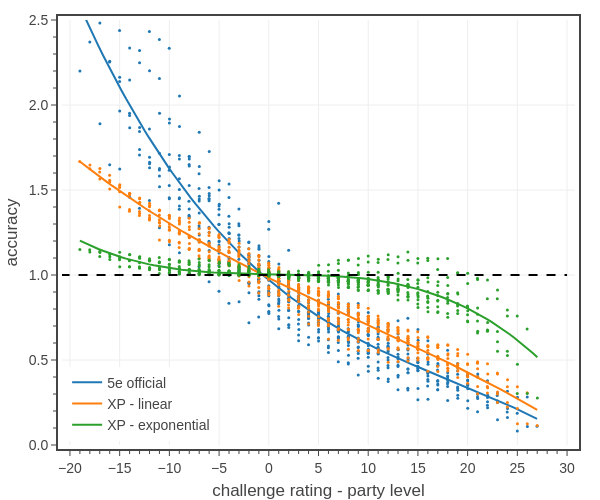

Source (notebook cell):
### Code cell
# Fig. 4: plots XP accuracy vs level for encounter with a single monster
import pandas as pd

# pc stats
pc_data_file = f'../../_classes/xp-and-player-characters/pc data - Medium 2 short rests.json'
dfP = load_pc_data(pc_data_file, ['class','level','hit points mean','hit points multiplier','damage per round mean','attack bonus','armor class'])
dfP['adj hit points mean'] = dfP['hit points mean']*dfP['hit points multiplier']
dfP = dfP.rename({'adj hit points mean': 'adj HP', 'damage per round mean': 'adj DPR', 'attack bonus': 'adj AB', 'armor class': 'adj AC'}, axis=1)
dfP['Encounter XP'] = dfP.apply(lambda row: ENCOUNTER_DIFFICULTIES['Very Deadly']['XP'][row['level']-1], axis=1)
dfP = dfP[['level','adj HP','adj DPR','adj AC','adj AB','Encounter XP']].groupby(['level']).mean()

# monster stats
dfM = pd.read_csv('../../assets/data/monsters-2014.csv')
dfM['adj AC']  = 0.5*(dfM['adj AC'] + dfM['adj SB'] + 14)
dfM = dfM[dfM['CR'].between(1, 28)]
dfM.sort_values(by='CR', inplace=True)
dfM = dfM[['CR','HP','adj HP','AC','adj AC','adj DPR','adj AB','XP']].groupby(['CR']).mean()

# create figure
fig = go.Figure()

colors = iter(COLORS)

########################################################################################
name = f'5e official'
levels = dfP.index.tolist()
crs = dfM.index.tolist()
data = {'rel CR': [], 'accuracy': [], 'text': []}
for lvl in levels:
    for cr in crs:
        accuracy = calc_xp_ratio(dfP, dfM, 4*[lvl], cr)/calc_damage_ratio(dfP, dfM, 4*[lvl], cr)
        data['rel CR'].append(cr - lvl)
        data['accuracy'].append(accuracy)
        data['text'].append(
            f'<b>{name}</b><br>'+
            f'accuracy: {accuracy:.2f}<br>'+
            f'CR - level: {cr - lvl:.0f}<br>'+
            f'CR: {cr:.0f}<br>'+
            f'level: {lvl:.0f}')

data['rel CR'] = tfb.jitter(data['rel CR'], 0.01)
dfA = pd.DataFrame(data)
dfA = dfA[dfA['accuracy'].gt(0)]
dfA.sort_values(by='rel CR', inplace=True)

smooth_factor = 1.e8
fig = tfb.plot_data_and_spline(fig, 
    x=dfA['rel CR'], 
    y=dfA['accuracy'],
    smooth_factor=smooth_factor, 
    name=name,
    legendgroup=name,
    line=dict(color=next(colors), dash='solid', width=2),
    marker_size=3,
    hovertext=dfA['text'],
    hoverinfo='text',
)

########################################################################################
name = f'XP - linear'
xp_method = 'linear'
dfP['Encounter eXP']  = dfP.apply(lambda row: estats5e.effXP(row['adj HP'], row['adj AC'], row['adj DPR'], row['adj AB'], method=xp_method, ctype='PC'), axis=1)
dfM['eXP']  = dfM.apply(lambda row: estats5e.effXP(row['adj HP'], row['adj AC'], row['adj DPR'], row['adj AB'], method=xp_method, ctype='NPC'), axis=1)

levels = dfP.index.tolist()
crs = dfM.index.tolist()
data = {'rel CR': [], 'accuracy': [], 'text': []}
for lvl in levels:
    for cr in crs:
        accuracy = calc_exp_ratio(dfP, dfM, 4*[lvl], cr)/calc_damage_ratio(dfP, dfM, 4*[lvl], cr)
        data['rel CR'].append(cr - lvl)
        data['accuracy'].append(accuracy)
        data['text'].append(
            f'<b>{name}</b><br>'+
            f'accuracy: {accuracy:.2f}<br>'+
            f'CR - level: {cr - lvl:.0f}<br>'+
            f'CR: {cr:.0f}<br>'+
            f'level: {lvl:.0f}')

data['rel CR'] = tfb.jitter(data['rel CR'], 0.01)
dfA = pd.DataFrame(data)
dfA = dfA[dfA['accuracy'].gt(0)]
dfA.sort_values(by='rel CR', inplace=True)

smooth_factor = 1.e8
fig = tfb.plot_data_and_spline(fig, 
    x=dfA['rel CR'], 
    y=dfA['accuracy'],
    smooth_factor=smooth_factor, 
    name=name,
    legendgroup=name,
    line=dict(color=next(colors), dash='solid', width=2),
    marker_size=3,
    hovertext=dfA['text'],
    hoverinfo='text',
)

########################################################################################
name = f'XP - exponential'
xp_method = 'exp'
dfP['Encounter eXP']  = dfP.apply(lambda row: estats5e.effXP(row['adj HP'], row['adj AC'], row['adj DPR'], row['adj AB'], method=xp_method, ctype='PC'), axis=1)
dfM['eXP']  = dfM.apply(lambda row: estats5e.effXP(row['adj HP'], row['adj AC'], row['adj DPR'], row['adj AB'], method=xp_method, ctype='NPC'), axis=1)

levels = dfP.index.tolist()
crs = dfM.index.tolist()
data = {'rel CR': [], 'accuracy': [], 'text': []}
for lvl in levels:
    for cr in crs:
        accuracy = calc_exp_ratio(dfP, dfM, 4*[lvl], cr)/calc_damage_ratio(dfP, dfM, 4*[lvl], cr)
        data['rel CR'].append(cr - lvl)
        data['accuracy'].append(accuracy)
        data['text'].append(
            f'<b>{name}</b><br>'+
            f'accuracy: {accuracy:.2f}<br>'+
            f'CR - level: {cr - lvl:.0f}<br>'+
            f'CR: {cr:.0f}<br>'+
            f'level: {lvl:.0f}')

data['rel CR'] = tfb.jitter(data['rel CR'], 0.01)
dfA = pd.DataFrame(data)
dfA = dfA[dfA['accuracy'].gt(0)]
dfA.sort_values(by='rel CR', inplace=True)

smooth_factor = 1.e8
fig = tfb.plot_data_and_spline(fig, 
    x=dfA['rel CR'], 
    y=dfA['accuracy'],
    smooth_factor=smooth_factor, 
    name=name,
    legendgroup=name,
    line=dict(color=next(colors), dash='solid', width=2),
    marker_size=3,
    hovertext=dfA['text'],
    hoverinfo='text',
)

# reference line
fig.add_scatter(
    x=[-30,30], 
    y=[1,1],
    mode='lines',
    showlegend=False,
    line=dict(color='black', dash='dash'),
    hoverinfo='skip',
)

# show figure
fig.update_layout(
    template=tfb.FIG_TEMPLATE,
    xaxis=dict(title_text='challenge rating - party level', range=[-20.8,30.8], dtick=5, minor_dtick=1),
    yaxis=dict(title_text='accuracy', range=[0,2.5], dtick=0.5, tickformat='.1f', minor_dtick=0.1),
    legend=dict(xanchor='left', x=0.01, yanchor='bottom', y=0.01),
    width=600,
    height=500,
)
fig.show(config=tfb.FIG_CONFIG)

# save figures
if SAVEFIGS:
    fig.update_layout(autosize=True, width=None, height=None)
    tfb.save_fig_html(fig, format='large', name=f'./fig-xp-accuracy-vs-relative-cr-large', marker_size=3)
    tfb.save_fig_html(fig, format='small', name=f'./fig-xp-accuracy-vs-relative-cr-small', marker_size=3)

### Figure 1 — Plotly figure (JSON) as saved in the notebook; plotly's stock layout.template omitted (floating-point values rounded to 4 significant figures; data arrays with more than 128 entries replaced by an {"elided": "..."} marker saying what was removed)
{"data": [{"hoverinfo": "text", "hovertext": {"elided": "560 str values"}, "legendgroup": "5e official", "line": {"color": "#1f77b4", "dash": "solid", "width": 2}, "marker": {"size": 3}, "mode": "markers", "name": "5e official", "showlegend": false, "type": "scatter", "x": {"elided": "560 float values"}, "y": {"elided": "560 float values"}}, {"hoverinfo": "skip", "hovertext": {"elided": "560 str values"}, "legendgroup": "5e official", "line": {"color": "#1f77b4", "dash": "solid", "width": 2}, "marker": {"size": 3}, "mode": "lines", "name": "5e official", "showlegend": true, "type": "scatter", "x": [-19.0, -18.53, -18.07, -17.6, -17.14, -16.68, -16.21, -15.75, -15.28, -14.82, -14.35, -13.89, -13.42, -12.96, -12.5, -12.03, -11.57, -11.1, -10.64, -10.17, -9.708, -9.244, -8.78, -8.315, -7.851, -7.386, -6.922, -6.457, -5.993, -5.528, -5.064, -4.599, -4.135, -3.67, -3.206, -2.741, -2.277, -1.812, -1.348, -0.8835, -0.4191, 0.04539, 0.5099, 0.9743, 1.439, 1.903, 2.368, 2.832, 3.297, 3.761, 4.226, 4.69, 5.155, 5.619, 6.083, 6.548, 7.012, 7.477, 7.941, 8.406, 8.87, 9.335, 9.799, 10.26, 10.73, 11.19, 11.66, 12.12, 12.59, 13.05, 13.51, 13.98, 14.44, 14.91, 15.37, 15.84, 16.3, 16.77, 17.23, 17.7, 18.16, 18.62, 19.09, 19.55, 20.02, 20.48, 20.95, 21.41, 21.88, 22.34, 22.8, 23.27, 23.73, 24.2, 24.66, 25.13, 25.59, 26.06, 26.52, 26.98], "y": [2.578, 2.519, 2.461, 2.404, 2.348, 2.293, 2.239, 2.187, 2.136, 2.085, 2.036, 1.988, 1.941, 1.895, 1.85, 1.806, 1.763, 1.722, 1.681, 1.64, 1.601, 1.563, 1.526, 1.489, 1.454, 1.419, 1.385, 1.352, 1.32, 1.289, 1.258, 1.228, 1.199, 1.171, 1.143, 1.116, 1.09, 1.064, 1.039, 1.015, 0.9914, 0.9683, 0.9459, 0.924, 0.9027, 0.8819, 0.8617, 0.842, 0.8228, 0.804, 0.7858, 0.768, 0.7507, 0.7338, 0.7173, 0.7012, 0.6854, 0.6701, 0.6551, 0.6404, 0.6261, 0.612, 0.5983, 0.5848, 0.5716, 0.5586, 0.5458, 0.5333, 0.521, 0.5088, 0.4968, 0.485, 0.4733, 0.4617, 0.4503, 0.4389, 0.4276, 0.4164, 0.4052, 0.394, 0.3829, 0.3717, 0.3605, 0.3493, 0.3381, 0.3268, 0.3154, 0.3039, 0.2923, 0.2806, 0.2688, 0.2568, 0.2446, 0.2322, 0.2197, 0.2069, 0.1939, 0.1807, 0.1672, 0.1534]}, {"hoverinfo": "text", "hovertext": {"elided": "560 str values"}, "legendgroup": "XP - linear", "line": {"color": "#ff7f0e", "dash": "solid", "width": 2}, "marker": {"size": 3}, "mode": "markers", "name": "XP - linear", "showlegend": false, "type": "scatter", "x": {"elided": "560 float values"}, "y": {"elided": "560 float values"}}, {"hoverinfo": "skip", "hovertext": {"elided": "560 str values"}, "legendgroup": "XP - linear", "line": {"color": "#ff7f0e", "dash": "solid", "width": 2}, "marker": {"size": 3}, "mode": "lines", "name": "XP - linear", "showlegend": true, "type": "scatter", "x": [-19.02, -18.55, -18.09, -17.62, -17.16, -16.69, -16.23, -15.76, -15.3, -14.84, -14.37, -13.91, -13.44, -12.98, -12.51, -12.05, -11.58, -11.12, -10.65, -10.19, -9.723, -9.258, -8.793, -8.328, -7.864, -7.399, -6.934, -6.469, -6.004, -5.54, -5.075, -4.61, -4.145, -3.68, -3.216, -2.751, -2.286, -1.821, -1.357, -0.8918, -0.427, 0.03781, 0.5026, 0.9674, 1.432, 1.897, 2.362, 2.827, 3.291, 3.756, 4.221, 4.686, 5.15, 5.615, 6.08, 6.545, 7.01, 7.474, 7.939, 8.404, 8.869, 9.334, 9.798, 10.26, 10.73, 11.19, 11.66, 12.12, 12.59, 13.05, 13.52, 13.98, 14.45, 14.91, 15.38, 15.84, 16.31, 16.77, 17.23, 17.7, 18.16, 18.63, 19.09, 19.56, 20.02, 20.49, 20.95, 21.42, 21.88, 22.35, 22.81, 23.28, 23.74, 24.21, 24.67, 25.14, 25.6, 26.07, 26.53, 27.0], "y": [1.667, 1.646, 1.625, 1.605, 1.585, 1.565, 1.545, 1.525, 1.506, 1.487, 1.468, 1.45, 1.432, 1.413, 1.396, 1.378, 1.361, 1.343, 1.326, 1.31, 1.293, 1.277, 1.26, 1.244, 1.229, 1.213, 1.197, 1.182, 1.167, 1.152, 1.137, 1.122, 1.108, 1.093, 1.079, 1.064, 1.05, 1.036, 1.023, 1.009, 0.9952, 0.9816, 0.9682, 0.9548, 0.9415, 0.9283, 0.9152, 0.9021, 0.8892, 0.8762, 0.8634, 0.8506, 0.8378, 0.8251, 0.8124, 0.7997, 0.7871, 0.7745, 0.7619, 0.7494, 0.7368, 0.7243, 0.7118, 0.6992, 0.6867, 0.6741, 0.6615, 0.6489, 0.6363, 0.6237, 0.611, 0.5982, 0.5855, 0.5726, 0.5598, 0.5468, 0.5338, 0.5208, 0.5077, 0.4944, 0.4812, 0.4678, 0.4543, 0.4407, 0.4271, 0.4133, 0.3995, 0.3855, 0.3714, 0.3571, 0.3428, 0.3283, 0.3137, 0.2989, 0.284, 0.269, 0.2537, 0.2384, 0.2228, 0.2071]}, {"hoverinfo": "text", "hovertext": {"elided": "560 str values"}, "legendgroup": "XP - exponential", "line": {"color": "#2ca02c", "dash": "solid", "width": 2}, "marker": {"size": 3}, "mode": "markers", "name": "XP - exponential", "showlegend": false, "type": "scatter", "x": {"elided": "560 float values"}, "y": {"elided": "560 float values"}}, {"hoverinfo": "skip", "hovertext": {"elided": "560 str values"}, "legendgroup": "XP - exponential", "line": {"color": "#2ca02c", "dash": "solid", "width": 2}, "marker": {"size": 3}, "mode": "lines", "name": "XP - exponential", "showlegend": true, "type": "scatter", "x": [-19.0, -18.54, -18.07, -17.61, -17.14, -16.68, -16.21, -15.75, -15.29, -14.82, -14.36, -13.89, -13.43, -12.96, -12.5, -12.03, -11.57, -11.1, -10.64, -10.17, -9.708, -9.243, -8.778, -8.313, -7.848, -7.384, -6.919, -6.454, -5.989, -5.524, -5.059, -4.595, -4.13, -3.665, -3.2, -2.735, -2.271, -1.806, -1.341, -0.8762, -0.4113, 0.05346, 0.5183, 0.9831, 1.448, 1.913, 2.378, 2.842, 3.307, 3.772, 4.237, 4.702, 5.166, 5.631, 6.096, 6.561, 7.026, 7.49, 7.955, 8.42, 8.885, 9.35, 9.814, 10.28, 10.74, 11.21, 11.67, 12.14, 12.6, 13.07, 13.53, 14.0, 14.46, 14.93, 15.39, 15.86, 16.32, 16.79, 17.25, 17.72, 18.18, 18.65, 19.11, 19.58, 20.04, 20.51, 20.97, 21.43, 21.9, 22.36, 22.83, 23.29, 23.76, 24.22, 24.69, 25.15, 25.62, 26.08, 26.55, 27.01], "y": [1.202, 1.189, 1.176, 1.164, 1.153, 1.142, 1.132, 1.122, 1.113, 1.105, 1.096, 1.089, 1.081, 1.075, 1.068, 1.062, 1.057, 1.052, 1.047, 1.043, 1.038, 1.035, 1.031, 1.028, 1.025, 1.023, 1.02, 1.018, 1.016, 1.015, 1.013, 1.012, 1.011, 1.01, 1.009, 1.008, 1.008, 1.007, 1.006, 1.006, 1.006, 1.005, 1.005, 1.005, 1.004, 1.004, 1.003, 1.003, 1.002, 1.002, 1.001, 0.9999, 0.9989, 0.9977, 0.9963, 0.9947, 0.993, 0.991, 0.9888, 0.9864, 0.9837, 0.9807, 0.9775, 0.9739, 0.97, 0.9658, 0.9612, 0.9563, 0.951, 0.9453, 0.9392, 0.9327, 0.9257, 0.9183, 0.9104, 0.902, 0.8931, 0.8837, 0.8738, 0.8633, 0.8523, 0.8407, 0.8285, 0.8158, 0.8024, 0.7883, 0.7736, 0.7583, 0.7422, 0.7255, 0.7081, 0.6899, 0.671, 0.6514, 0.631, 0.6098, 0.5878, 0.5649, 0.5413, 0.5168]}, {"hoverinfo": "skip", "line": {"color": "black", "dash": "dash"}, "mode": "lines", "showlegend": false, "type": "scatter", "x": [-30, 30], "y": [1, 1]}], "layout": {"height": 500, "legend": {"x": 0.01, "xanchor": "left", "y": 0.01, "yanchor": "bottom"}, "width": 600, "xaxis": {"dtick": 5, "minor": {"dtick": 1}, "range": [-20.8, 30.8], "title": {"text": "challenge rating - party level"}}, "yaxis": {"dtick": 0.5, "minor": {"dtick": 0.1}, "range": [0, 2.5], "tickformat": ".1f", "title": {"text": "accuracy"}}}}
